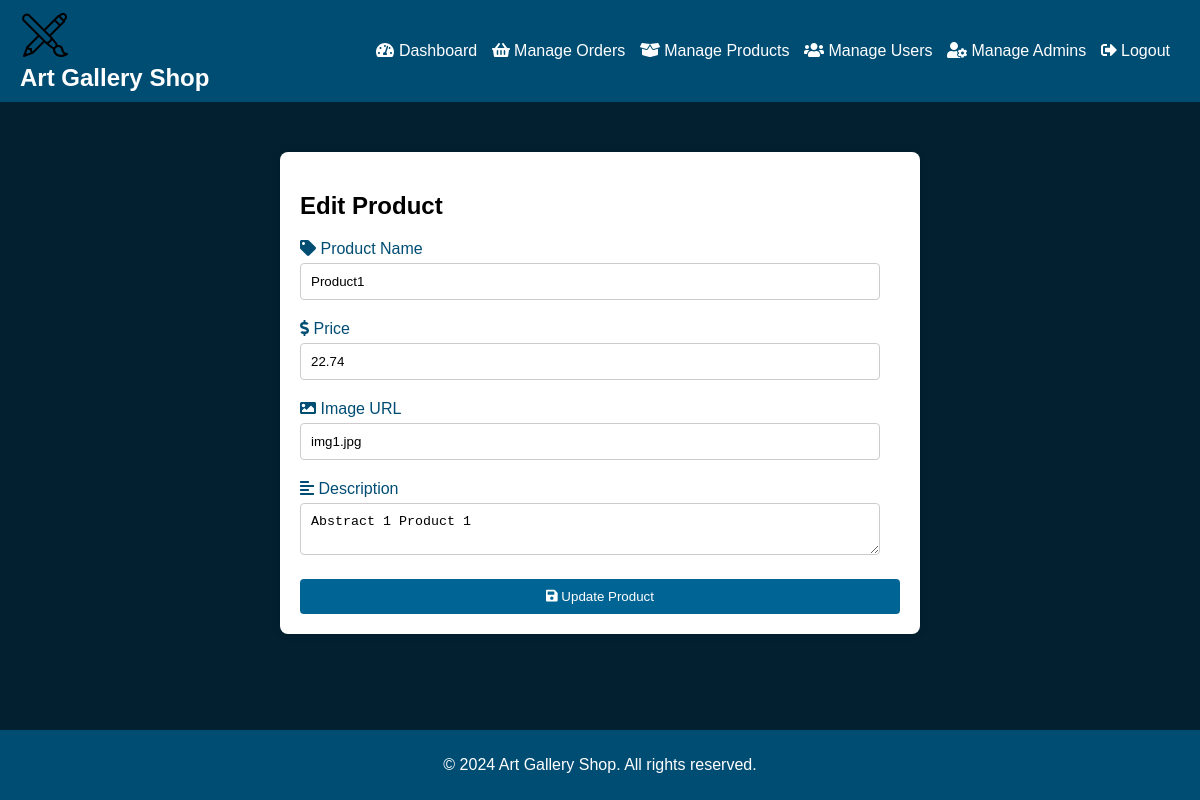
The app's page /admin/edit_product.php?id=1 (signed in) with its own data.
### tables this page shows
CREATE TABLE `products` (
  `id` int(11) NOT NULL,
  `name` varchar(255) NOT NULL,
  `price` decimal(10,2) NOT NULL,
  `image` varchar(255) NOT NULL,
  `description` text NOT NULL
);

### admin/edit_product.php (the view, shortened to what this page needs)
<?php
include 'includes/config.php';
$id = $_GET['id'];
$sql = "SELECT * FROM products WHERE id=$id";
$result = $conn->query($sql);
$product = $result->fetch_assoc();
?>
<!DOCTYPE html>
<html lang="en">
<head>
    <link rel="stylesheet" href="css/edit_product_style.css">
    <link rel="stylesheet" href="https://cdnjs.cloudflare.com/ajax/libs/font-awesome/5.15.3/css/all.min.css">
</head>
<body>
    <nav class="navbar">
        <div class="logo">
            <img src="images/logo.png" alt="Logo">
            <h1>Art Gallery Shop</h1>
        </div>
        <ul class="nav-links">
            <li><a href="dashboard.php"><i class="fas fa-tachometer-alt"></i> Dashboard</a></li>
            <li><a href="manage_orders.php"><i class="fas fa-shopping-basket"></i> Manage Orders</a></li>
            <li><a href="manage_products.php"><i class="fas fa-box-open"></i> Manage Products</a></li>
            <li><a href="manage_users.php"><i class="fas fa-users"></i> Manage Users</a></li>
            <li><a href="manage_admins.php"><i class="fas fa-user-cog"></i> Manage Admins</a></li>
            <li><a href="logout.php"><i class="fas fa-sign-out-alt"></i> Logout</a></li>
        </ul>
    </nav>
    <div class="products-container">
        <h2>Edit Product</h2>
        <form action="edit_product.php?id=<?php echo $id; ?>" method="post">
            <div class="form-group">
                <label for="name"><i class="fas fa-tag"></i> Product Name</label>
                <input type="text" id="name" name="name" value="<?php echo $product['name']; ?>" placeholder="Product Name" required>
            </div>
            <div class="form-group">
                <label for="price"><i class="fas fa-dollar-sign"></i> Price</label>
                <input type="text" id="price" name="price" value="<?php echo $product['price']; ?>" placeholder="Price" required>
            </div>
            <div class="form-group">
                <label for="image"><i class="fas fa-image"></i> Image URL</label>
                <input type="text" id="image" name="image" value="<?php echo $product['image']; ?>" placeholder="Image URL" required>
            </div>
            <div class="form-group">
                <label for="description"><i class="fas fa-align-left"></i> Description</label>
                <textarea id="description" name="description" placeholder="Description" required><?php echo $product['description']; ?></textarea>
            </div>
            <button type="submit"><i class="fas fa-save"></i> Update Product</button>
        </form>
    </div>
    <footer class="footer">
        <p>&copy; 2024 Art Gallery Shop. All rights reserved.</p>
    </footer>
</body>
</html>

### admin/css/edit_product_style.css (style rules this page uses)
body { font-family: Arial, sans-serif; margin: 0; padding: 0; background-color: #032030; }
.products-container { max-width: 600px; margin: 50px auto; background-color: #fff; padding: 20px; border-radius: 8px; box-shadow: 0 0 10px rgba(0, 0, 0, 0.1); animation: slideIn 0.5s ease-in-out; }
.navbar { background-color: #004D74; color: #fff; display: flex; justify-content: space-between; align-items: center; padding: 10px 20px; animation: fadeInDown 0.5s ease-in-out; }
.navbar h1 { margin: 0; font-size: 24px; }
.nav-links { list-style-type: none; padding: 0; margin: 0; }
.nav-links li { display: inline; margin-right: 10px; }
.nav-links li a { color: #fff; text-decoration: none; }
.form-group { margin-bottom: 20px; }
label { display: block; margin-bottom: 5px; color: #004D74; }
input[type="text"], input[type="email"], input[type="password"], button[type="submit"], textarea { width: calc(100% - 20px); padding: 10px; border: 1px solid #ccc; border-radius: 4px; box-sizing: border-box; transition: all 0.3s ease-in-out; }
button[type="submit"] { width: 100%; padding: 10px; border: none; border-radius: 4px; background-color: #006494; color: #fff; cursor: pointer; transition: background-color 0.3s ease-in-out; }
.footer { background-color: #004D74; color: #fff; text-align: center; padding: 10px 0; position: fixed; width: 100%; bottom: 0; }

### records on screen
products: name "Product1", price "22.74", image "img1.jpg", description "Abstract 1 Product 1"
